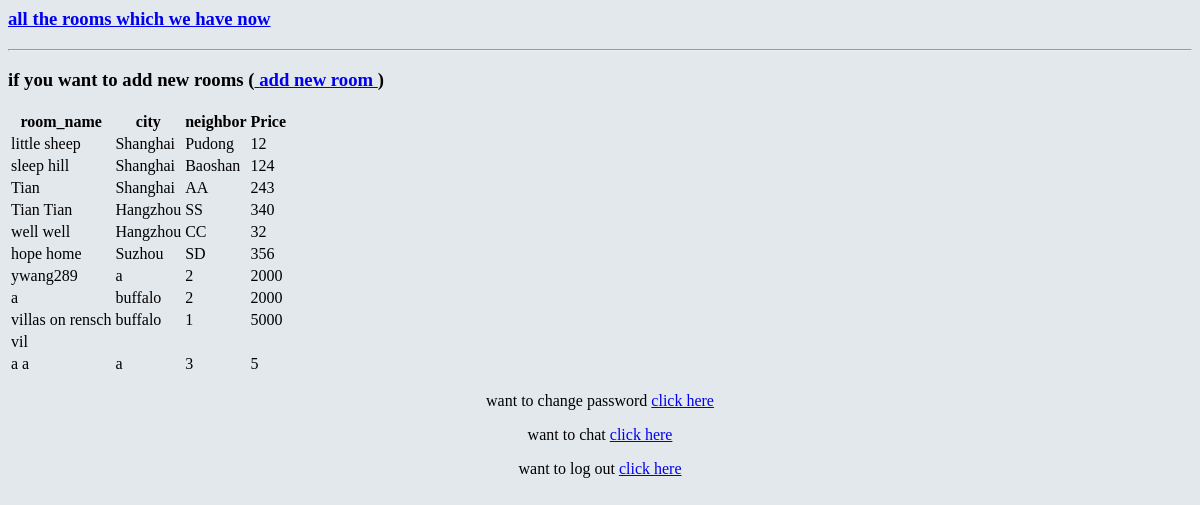
The page /after on the database as committed earlier.
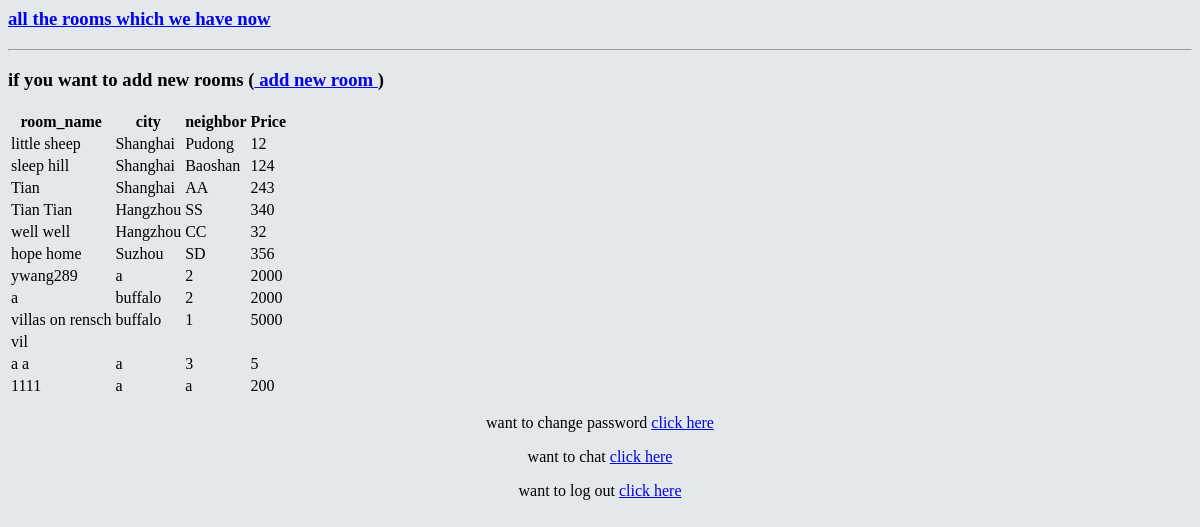
The same page on the database as committed later.
### SEARCH.py (models this page shows, shortened)
class Rooms(db.Model):
    room_name = db.Column(db.String(20), primary_key = True)
    city = db.Column(db.String(200), nullable=False)
    neighbor = db.Column(db.String(200), nullable=False)
    price = db.Column(db.Integer, nullable=False)

### SEARCH.py (the view)
@app.route('/after')
def after_show():
    return render_template('after_show.html',rooms = Rooms.query.all())

### templates/after_show.html (shortened to what this page needs)
<html>
<head>
</head>
   <body>
      <h3>
         <a href = "/postpage">all the rooms which we have now</a>
      </h3>
      <hr/>
      <h3>if you want to add new rooms (<a href = "{{ url_for('new') }}"> add new room
         </a>)</h3>
      <table>
         <thead>
            <tr>
               <th>room_name</th>
               <th>city</th>
               <th>neighbor</th>
               <th>Price</th>
            </tr>
         </thead>
         <tbody>
            {% for room in rooms %}
               <tr>
                  <td>{{ room.room_name }}</td>
                  <td>{{ room.city }}</td>
                  <td>{{ room.neighbor}}</td>
                  <td>{{ room.price}}</td>
               </tr>
            {% endfor %}
         </tbody>
      </table>
      <p>want to change password <a href="/edit">click here</a></p>
      <p>want to chat <a href="/profile">click here</a></p>
      <p>want to log out <a href="/logout">click here</a></p>
   </body>
</html>

### templates/after_show.html (style rules this page uses)
body { background-color: #E3E8ED; }
p { text-align:center; }

Rows that differ between the two databases and show on the page:
added Rooms: room_name "1111", city "a", neighbor "a", price "200"
